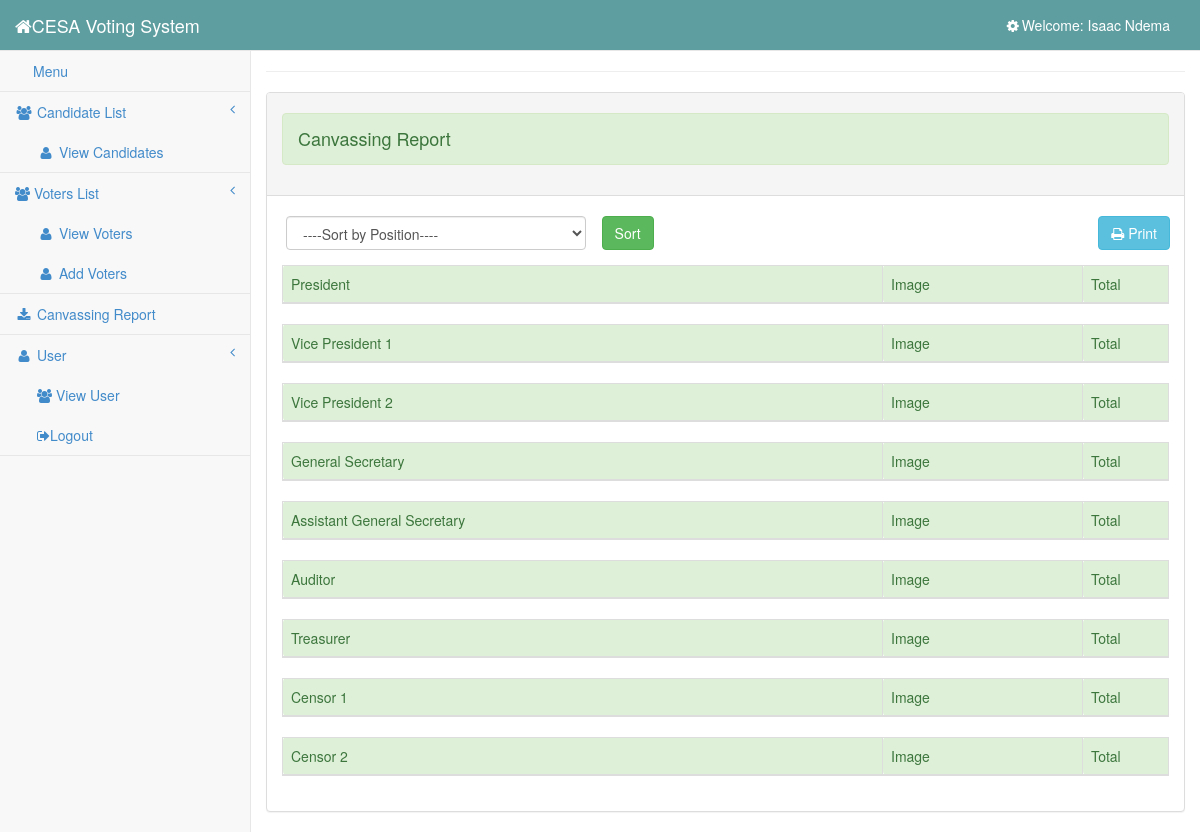
The page /admin/canvassing.php (signed in) on the database its author committed.
### tables this page shows
CREATE TABLE IF NOT EXISTS `user` (
  `user_id` int(11) NOT NULL AUTO_INCREMENT,
  `username` varchar(100) NOT NULL,
  `password` varchar(100) NOT NULL,
  `firstname` varchar(100) NOT NULL,
  `lastname` varchar(100) NOT NULL,
  PRIMARY KEY (`user_id`)
);

CREATE TABLE IF NOT EXISTS `postes` (
  `id` int(11) NOT NULL AUTO_INCREMENT,
  `name` varchar(100) NOT NULL,
  `class_name` varchar(10) NOT NULL,
  PRIMARY KEY (`id`),
  UNIQUE KEY `id` (`id`,`class_name`)
);

### admin/session.php (called while the page is built, shortened)
<?php
	require '../database/dbcon.php';
	$session_id=$_SESSION['id'];
	$user_query = $conn->query("SELECT * FROM user WHERE user_id = '$session_id'") or die(mysqli_errno());
	$user_row = $user_query->fetch_array();
?>

### admin/canvassing.php (the view, shortened to what this page needs)
<?php include ('session.php');?>
<?php include ('head.php');?>
<body>
    <div id="wrapper">
		<?php include ('side_bar.php'); ?>
        <div id="page-wrapper">
            <div class="row">
                <div class="col-lg-12"></div>
				<hr/>
				<div class="panel panel-default">
					<div class="panel-heading">
						<h4 class = "alert alert-success">Canvassing Report</h4>
					</div>
					<br/>
                    <form method="post" action="sort.php">
						<select name="position" id="position" class = "form-control pull-left" style = "width:300px;margin-left:19px; ">
							<option readonly>----Sort by Position----</option>
						</select>
						<button id ="sort" class = "btn btn-success">Sort</button>
						<button type="button" onclick="window.print();" style = "margin-right:14px;" id ="print" class = "pull-right btn btn-info"><i class = "fa fa-print"></i> Print</button>
					</form>
                    <div class="panel-body">
						<?php
							$postes = $conn->query("SELECT `name` FROM `postes`") or die(mysqli_errno());
							while($poste = $postes->fetch_array()){
						?>
						<table class="table table-striped table-bordered table-hover ">
							<thead>
								<td style = "width:600px;" class = "alert alert-success"><?php echo $poste['name'];?></td>
								<td style = "width:200px;"class = "alert alert-success">Image</td>
								<td class = "alert alert-success">Total</td>
							</thead>
							<?php
							}
							?>
						</table>
					</div>
                </div>
            </div>
        </div>
    </div>
</body>
</html>

### admin/side_bar.php (shortened to what this page needs)
<?php require '../database/dbcon.php';?>
<nav class="navbar navbar-default navbar-static-top" role="navigation" style="margin-bottom:0; background-color:cadetblue;">
    <div class="navbar-header">
        <a class="navbar-brand" href="" style="color:white;"><i class="fa fa-home fa-large"> </i>CESA Voting System</a>
    </div>
    <ul class="nav navbar-top-links navbar-right">
        <?php
        $query = $conn->query("SELECT * from user where user_id ='$session_id'") or die(mysql_error());
        while ($row = $query->fetch_array()) {
        ?>
            <li class="dropdown">
                <a class="dropdown-toggle" data-toggle="dropdown" href="#" style="color: white">
                    <i class="fa fa-cog fa-spin fa-fw"></i>Welcome: <?php echo $user_username = $user_row['firstname'] . " " . $user_row['lastname']; ?>
                </a>
            </li>
        <?php } ?>
    </ul>
    <div class="navbar-default sidebar" role="navigation">
        <div class="sidebar-nav navbar-collapse">
            <ul class="nav" id="side-menu">
                <li>
                    <a href="candidate.php"><i class="fa fa-menu fa-fw"></i>Menu </a>
                </li>
                <li>
                    <a href="#"><i class="fa fa-users fa-fw"></i> Candidate List<span class="fa arrow"></span></a>
                    <ul class="nav nav-second-level">
                        <li>
                            <a href="candidate.php"><i class="fa fa-user fa-fw"></i> View Candidates</a>
                        </li>
                    </ul>
                </li>
                <li>
                    <a href="#"><i class="fa fa-users"></i> Voters List<span class="fa arrow"></span></a>
                    <ul class="nav nav-second-level">
                        <li>
                            <a href="voters.php"><i class="fa fa-user fa-fw"></i> View Voters</a>
                        </li>
                        <li>
                            <a href="../register/index.php"><i class="fa fa-user fa-fw"></i> Add Voters</a>
                        </li>
                    </ul>
                </li>
                <li>
                    <a target="blank" href="../results.php?token=CESAGI2022"><i class="fa fa-download fa-fw"></i> Canvassing Report</a>
                </li>
                <li>
                    <a href="#"><i class="fa fa-user fa-fw"></i> User<span class="fa arrow"></span></a>
                    <ul class="nav nav-second-level">
                        <li>
                            <a href="user.php"> <i class="fa fa-users"></i> View User</a>
                        </li>
                        <li>
                            <a href="logout.php"> <i class="fa fa-sign-out"></i>Logout</a>
                        </li>
                    </ul>
                </li>
            </ul>
        </div>
    </div>
</nav>

### css/sb-admin-2.css (style rules this page uses)
body { background-color: #f8f8f8; }
#wrapper { width: 100%; }
#page-wrapper { padding: 0 15px; min-height: 568px; background-color: #fff; }
@media (min-width:768px) { #page-wrapper { position: inherit; margin: 0 0 0 250px; padding: 0 30px; border-left: 1px solid #e7e7e7; } }
.navbar-top-links li { display: inline-block; }
.navbar-top-links li:last-child { margin-right: 15px; }
.navbar-top-links li a { padding: 15px; min-height: 50px; }
.sidebar .sidebar-nav.navbar-collapse { padding-right: 0; padding-left: 0; }
.sidebar ul li { border-bottom: 1px solid #e7e7e7; }
.sidebar .arrow { float: right; }
.sidebar .fa.arrow:before { content: "\f104"; }
.sidebar .nav-second-level li, .sidebar .nav-third-level li { border-bottom: 0!important; }
.sidebar .nav-second-level li a { padding-left: 37px; }
@media (min-width:768px) { .sidebar { z-index: 1; position: absolute; width: 250px; margin-top: 51px; } }

### rows shown on the page
user: firstname+lastname "Isaac Ndema"
postes: name "President"
postes: name "Vice President 1"
postes: name "Vice President 2"
postes: name "General Secretary"
postes: name "Assistant General Secretary"
postes: name "Auditor"
postes: name "Treasurer"
postes: name "Censor 1"
postes: name "Censor 2"
